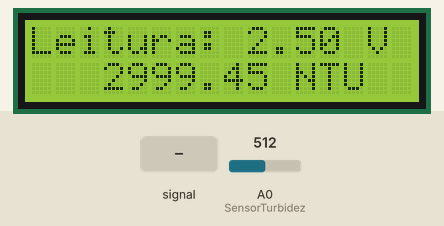
Recording of a sketch running on a simulated Arduino Uno, built with avr-gcc and run on an emulated ATmega328P. Parts: 16×2 character LCD. Inputs (shaded band) come from the test bench; at power-on: A0 (SensorTurbidez) = 512.

Above: at 1.2 s.
1.3 s: A0 (SensorTurbidez) fed a 2 Hz sine of ±306 counts around its level
At 2.05 s:
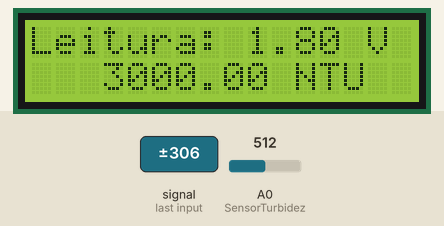
2.8 s: A0 (SensorTurbidez) set to 716
At 4.2 s:
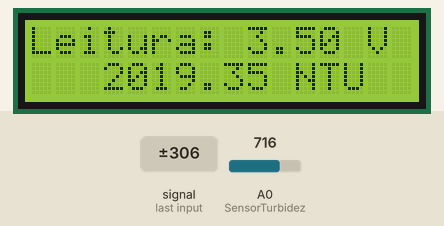
4.5 s: A0 (SensorTurbidez) set to 777
At 5.7 s:
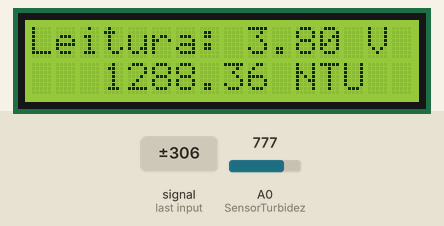
6.2 s: A0 (SensorTurbidez) set to 796
At 6.8 s:
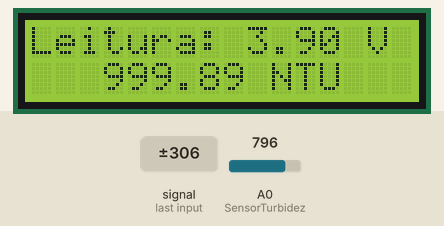
7.8 s: A0 (SensorTurbidez) set to 835
At 8.8 s:
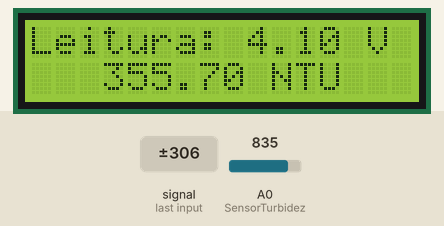
9.5 s: A0 (SensorTurbidez) set to 859
At 10.7 s:
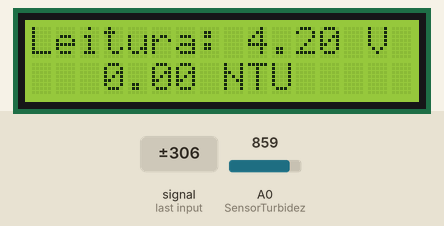
Timing chart, 0 to 12.1 s (numbered marks = the images above; inputs shaded):
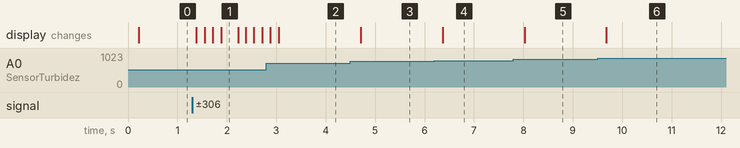

The sketch:

sensor.ino
```cpp
// Inicia as bibliotecas do Display LCD
#include <Wire.h>
#include <LiquidCrystal_I2C.h>

// Inicia o Display LCD 16x2 através do endereço 0x27
LiquidCrystal_I2C lcd(0x27, 16, 2);

// Define o pino de Leitura do Sensor
int SensorTurbidez = A0;

// Inicia as variáveis
int i;
float voltagem;
float NTU;


void setup() {
// Inicia o display LCD
lcd.init();
lcd.backlight();
}

void loop() {
// Inicia a leitura da voltagem em 0
voltagem = 0;

// Realiza a soma dos "i" valores de voltagem
for (i = 0; i < 800; i++) {
voltagem += ((float)analogRead(SensorTurbidez) / 1023) * 5;
}

// Realiza a média entre os valores lidos na função for acima
voltagem = voltagem / 800;
voltagem = ArredondarPara(voltagem, 1);

// Se Voltagem menor que 2.5 fixa o valor de NTU
if (voltagem < 2.5) {
NTU = 3000;
}

else if (voltagem > 4.2) {
NTU = 0;
voltagem = 4.2;
}

// Senão calcula o valor de NTU através da fórmula
else {
NTU = -1120.4 * square(voltagem) + 5742.3 * voltagem - 4353.8;
}

// Imprime as informações na tela do LCD
lcd.clear();
lcd.setCursor(0, 0);
lcd.print("Leitura: ");
lcd.print(voltagem);
lcd.print(" V");

// Imprime as informações na tela do LCD
lcd.setCursor(3, 1);
lcd.print(NTU);
lcd.print(" NTU");
delay(10);
}

// Sistema de arredendamento para Leitura
float ArredondarPara( float ValorEntrada, int CasaDecimal ) {
float multiplicador = powf( 10.0f, CasaDecimal );
ValorEntrada = roundf( ValorEntrada * multiplicador ) / multiplicador;
return ValorEntrada;
}
```

Measured:
- after the input at 1.3 s, the display: first changes after 0.08 s (image 1 shows a later state)
- after the input at 4.5 s, the display: changes after 0.21 s (image 3)
- after the input at 6.2 s, the display: changes after 0.17 s (image 4)
- after the input at 7.8 s, the display: changes after 0.23 s (image 5)
- after the input at 9.5 s, the display: changes after 0.18 s (image 6)
